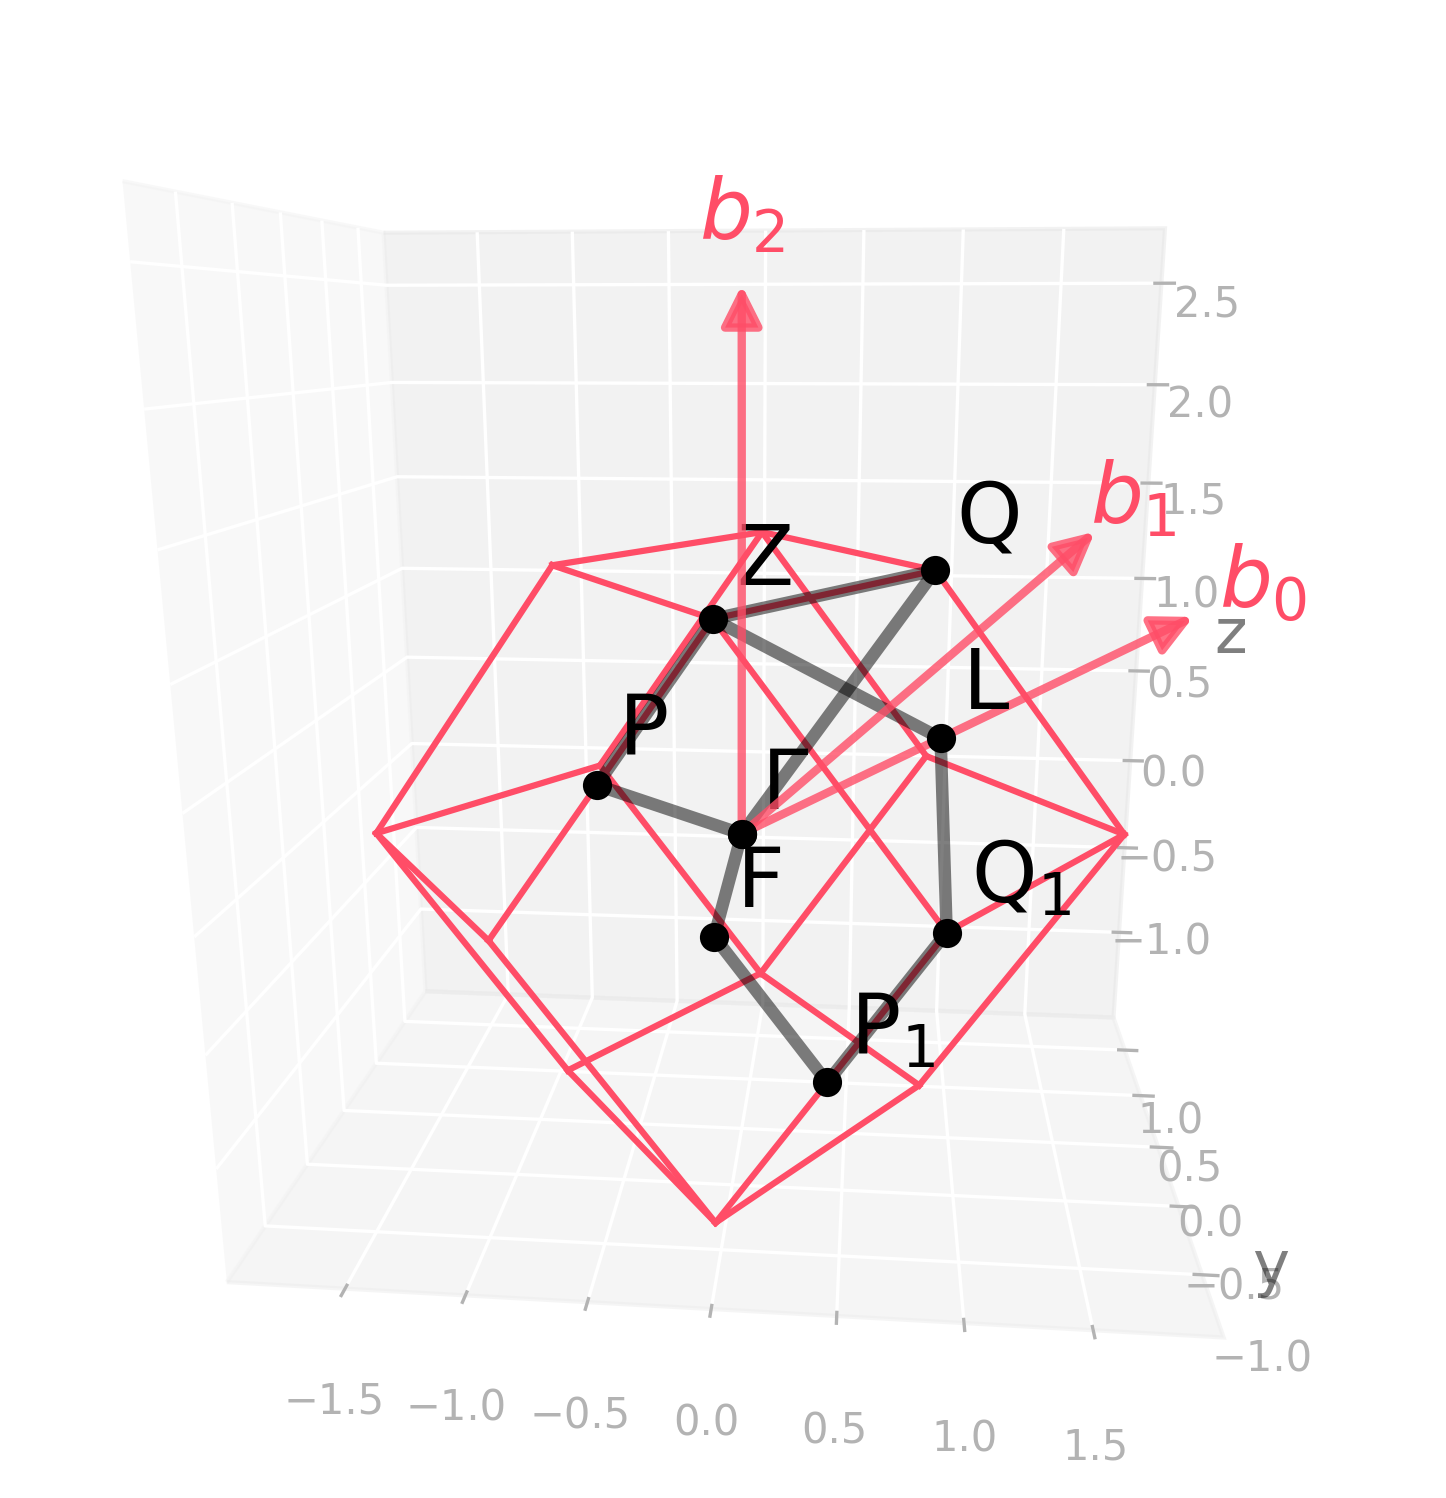

The Python source for this figure:
import radtools as rad

l = rad.lattice_example("RHL2")
backend = rad.MatplotlibBackend()
backend.plot(l, kind="brillouin-kpath")
# Save an image:
backend.save("rhl2_brillouin.png", elev=14, azim=-85, dpi=300, bbox_inches="tight")
# Interactive plot:
backend.show(elev=14, azim=-85)
